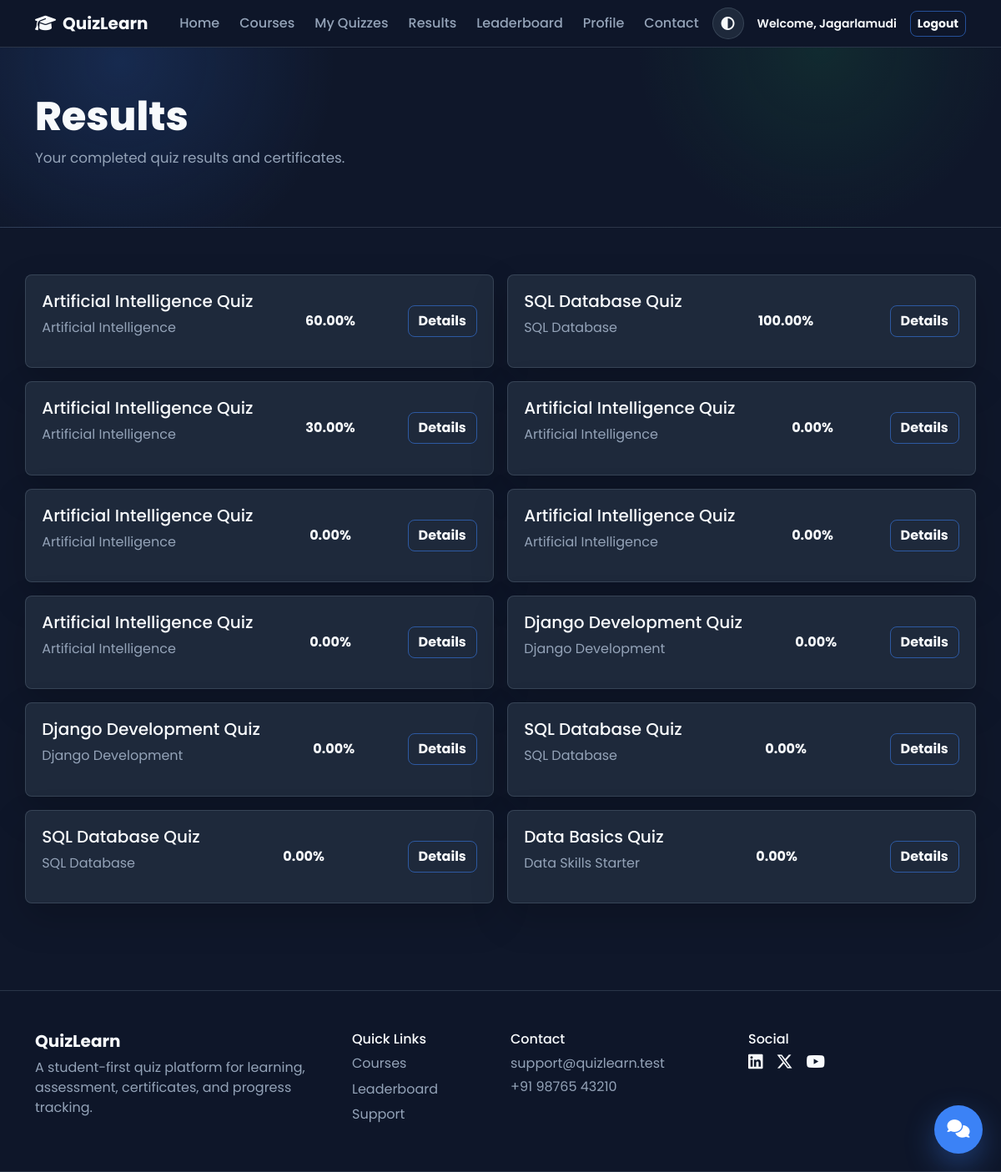
Screenshot of /results/ (signed in) with the database file from the repository.
### quiz/models.py (models this page shows, shortened)
class QuizAttempt(models.Model):
    user = models.ForeignKey(User, on_delete=models.CASCADE, related_name="quiz_attempts")
    quiz = models.ForeignKey(Quiz, on_delete=models.CASCADE, related_name="attempts")
    started_at = models.DateTimeField(default=timezone.now)
    submitted_at = models.DateTimeField(null=True, blank=True)
    score = models.PositiveIntegerField(default=0)
    total_questions = models.PositiveIntegerField(default=0)
    correct_answers = models.PositiveIntegerField(default=0)
    wrong_answers = models.PositiveIntegerField(default=0)
    unanswered_questions = models.PositiveIntegerField(default=0)
    percentage = models.DecimalField(max_digits=5, decimal_places=2, default=0)
    time_taken = models.PositiveIntegerField(default=0, help_text="Stored in seconds after submission.")
    is_passed = models.BooleanField(default=False, db_index=True)
    ai_feedback = models.TextField(blank=True)
    class Meta:
        ordering = ["-started_at"]
        indexes = [models.Index(fields=["user", "-started_at"]), models.Index(fields=["quiz", "-percentage"])]

class Quiz(models.Model):
    course = models.ForeignKey(Course, on_delete=models.CASCADE, related_name="quizzes")
    title = models.CharField(max_length=180)
    slug = models.SlugField(max_length=200, unique=True)
    description = models.TextField(blank=True)
    duration_minutes = models.PositiveIntegerField(default=5, validators=[MinValueValidator(1)])
    pass_percentage = models.PositiveIntegerField(default=40, validators=[MinValueValidator(1), MaxValueValidator(100)])
    is_active = models.BooleanField(default=True, db_index=True)
    created_at = models.DateTimeField(auto_now_add=True)
    class Meta:
        ordering = ["course__title", "title"]
        indexes = [models.Index(fields=["course", "is_active"])]

class Course(models.Model):
    title = models.CharField(max_length=180, db_index=True)
    slug = models.SlugField(max_length=200, unique=True)
    description = models.TextField()
    thumbnail = models.URLField(blank=True)
    thumbnail_file = models.FileField(upload_to="courses/", blank=True)
    duration = models.CharField(max_length=80, blank=True)
    instructor_name = models.CharField(max_length=120)
    level = models.CharField(
        max_length=20,
        choices=[("beginner", "Beginner"), ("intermediate", "Intermediate"), ("advanced", "Advanced")],
        default="beginner",
    )
    is_published = models.BooleanField(default=True, db_index=True)
    created_at = models.DateTimeField(auto_now_add=True)
    class Meta:
        ordering = ["title"]

### quiz/views.py (the view)
# urls.py: path("results/", views.results, name="results"),
@login_required
def results(request):
    attempts = request.user.quiz_attempts.select_related("quiz__course").filter(submitted_at__isnull=False)
    return render(request, "quiz/results.html", {"attempts": attempts})

### quiz/context_processors.py (called while the page is built)
def support_settings(request):
    return {"TAWK_TO_PROPERTY_ID": settings.TAWK_TO_PROPERTY_ID}

### templates/quiz/results.html
{% extends "base.html" %}
{% block content %}
<section class="page-head"><div class="container"><h1>Results</h1><p>Your completed quiz results and certificates.</p></div></section>
<section class="container section"><div class="row g-3">{% for attempt in attempts %}<div class="col-md-6"><div class="result-card"><div><h5>{{ attempt.quiz.title }}</h5><p>{{ attempt.quiz.course.title }}</p></div><strong>{{ attempt.percentage }}%</strong><a class="btn btn-outline-primary" href="{% url 'result_detail' attempt.id %}">Details</a></div></div>{% empty %}<div class="empty-state">Completed quiz results will appear here.</div>{% endfor %}</div></section>
{% endblock %}

### templates/base.html (shortened to what this page needs)
{% load static %}
<!doctype html>
<html lang="en">
<head>
  <link href="https://cdn.jsdelivr.net/npm/bootstrap@5.3.3/dist/css/bootstrap.min.css" rel="stylesheet">
  <link href="https://cdnjs.cloudflare.com/ajax/libs/font-awesome/6.5.2/css/all.min.css" rel="stylesheet">
  <link href="{% static 'css/app.css' %}" rel="stylesheet">
</head>
<body>
  <nav class="navbar navbar-expand-lg sticky-top app-navbar">
    <div class="container">
      <a class="navbar-brand fw-bold" href="{% url 'home' %}"><i class="fa-solid fa-graduation-cap me-2"></i>QuizLearn</a>
      <div class="collapse navbar-collapse" id="mainNav">
        <ul class="navbar-nav ms-auto align-items-lg-center gap-lg-2">
          <li class="nav-item"><a class="nav-link" href="{% url 'home' %}">Home</a></li>
          <li class="nav-item"><a class="nav-link" href="{% url 'courses' %}">Courses</a></li>
          {% if user.is_authenticated %}
            <li class="nav-item"><a class="nav-link" href="{% url 'my_quizzes' %}">My Quizzes</a></li>
            <li class="nav-item"><a class="nav-link" href="{% url 'results' %}">Results</a></li>
            <li class="nav-item"><a class="nav-link" href="{% url 'leaderboard' %}">Leaderboard</a></li>
            <li class="nav-item"><a class="nav-link" href="{% url 'profile' %}">Profile</a></li>
            <li class="nav-item"><a class="nav-link" href="{% url 'contact' %}">Contact</a></li>
            <li class="nav-item"><button class="theme-toggle" id="themeToggle" data-save-url="{% url 'save_theme' %}" aria-label="Toggle theme"><i class="fa-solid fa-circle-half-stroke"></i></button></li>
            <li class="nav-item small welcome-text fw-semibold px-lg-2">Welcome, {{ user.first_name|default:user.username }}</li>
            <li class="nav-item"><a class="btn btn-outline-primary btn-sm" href="{% url 'logout' %}">Logout</a></li>
          {% endif %}
        </ul>
      </div>
    </div>
  </nav>
  <main>{% block content %}{% endblock %}</main>
  <footer class="footer-band mt-5">
    <div class="container py-5">
      <div class="row g-4">
        <div class="col-md-4">
          <h5 class="fw-bold">QuizLearn</h5>
          <p>A student-first quiz platform for learning, assessment, certificates, and progress tracking.</p>
        </div>
        <div class="col-md-2"><h6>Quick Links</h6><a href="{% url 'courses' %}">Courses</a><a href="{% url 'leaderboard' %}">Leaderboard</a><a href="{% url 'contact' %}">Support</a></div>
        <div class="col-md-3"><h6>Contact</h6><p class="text-muted mb-1">support@quizlearn.test</p><p class="text-muted mb-0">+91 98765 43210</p></div>
        <div class="col-md-3"><h6>Social</h6><div class="d-flex gap-3 fs-5"><i class="fa-brands fa-linkedin"></i><i class="fa-brands fa-x-twitter"></i><i class="fa-brands fa-youtube"></i></div></div>
      </div>
    </div>
  </footer>
  <button class="ai-launcher" id="aiLauncher" aria-label="Open AI assistant"><i class="fa-solid fa-comments"></i></button>
</body>
</html>

### static/css/app.css (style rules this page uses)
:root { --bg: #0f172a; --card: #1e293b; --card-2: #243449; --primary: #3b82f6; --success: #22c55e; --danger: #ef4444; --warning: #facc15; --text: #f8fafc; --muted: #94a3b8; --line: rgba(148, 163, 184, .22); }
* { letter-spacing: 0; transition-property: background-color, border-color, color, box-shadow; transition-duration: .22s; transition-timing-function: ease; }
html { color-scheme: dark; }
body { font-family: "Poppins", sans-serif; color: var(--text); background: var(--bg); transition: background-color .28s ease, color .28s ease; }
a { color: var(--text); text-decoration: none; }
p, .text-muted, .form-text { color: var(--muted) !important; }
.app-navbar, .footer-band { background: color-mix(in srgb, var(--bg) 92%, transparent); border-bottom: 1px solid var(--line); backdrop-filter: blur(18px); }
.navbar-brand, .welcome-text { color: var(--text) !important; }
.nav-link { color: var(--muted); font-weight: 500; }
.theme-toggle { width: 38px; height: 38px; display: inline-grid; place-items: center; border-radius: 50%; border: 1px solid var(--line); background: var(--card); color: var(--text); transition: .2s ease; }
.btn { border-radius: 8px; font-weight: 700; transition: .18s ease; }
.btn-outline-primary { color: var(--text); border-color: rgba(59,130,246,.55); }
.hero, .page-head, .course-hero, .auth-shell, .quiz-shell { background: radial-gradient(circle at 12% 8%, rgba(59,130,246,.18), transparent 24%), radial-gradient(circle at 82% 0%, rgba(34,197,94,.11), transparent 22%), var(--bg); }
.hero p, .page-head p, .section-title p { color: var(--muted); font-size: 1.05rem; }
.section { padding: 56px 0; }
.section-title h2, .page-head h1 { font-weight: 800; }
.feature-card, .course-card, .quiz-card, .panel, .metric, .testimonial, .result-card, .support-card, .auth-card, .support-chat, .quiz-side, .question-card { background: var(--card); border: 1px solid var(--line); border-radius: 8px; box-shadow: 0 18px 45px rgba(0,0,0,.18); }
.footer-band { margin-top: 0; border-top: 1px solid var(--line); }
.footer-band a { display: block; color: var(--muted); margin: .4rem 0; }
.page-head, .course-hero { padding: 54px 0; border-bottom: 1px solid var(--line); }
.course-hero h1, .page-head h1 { font-size: clamp(2rem, 4vw, 3.5rem); }
.result-card { display: flex; justify-content: space-between; align-items: center; gap: 1rem; padding: 1.2rem; }
.ai-launcher { position: fixed; right: 22px; bottom: 22px; z-index: 1050; width: 58px; height: 58px; border: 0; border-radius: 50%; background: var(--primary); color: #fff; font-size: 1.35rem; box-shadow: 0 14px 35px rgba(59,130,246,.35); }

### rows the page displays
QuizAttempt: quiz "Artificial Intelligence Quiz", quiz.course "Artificial Intelligence", percentage "60.00"
QuizAttempt: quiz "SQL Database Quiz", quiz.course "SQL Database", percentage "100.00"
QuizAttempt: quiz "Artificial Intelligence Quiz", quiz.course "Artificial Intelligence", percentage "30.00"
QuizAttempt: quiz "Artificial Intelligence Quiz", quiz.course "Artificial Intelligence", percentage "0.00"
QuizAttempt: quiz "Artificial Intelligence Quiz", quiz.course "Artificial Intelligence", percentage "0.00"
QuizAttempt: quiz "Artificial Intelligence Quiz", quiz.course "Artificial Intelligence", percentage "0.00"
QuizAttempt: quiz "Artificial Intelligence Quiz", quiz.course "Artificial Intelligence", percentage "0.00"
QuizAttempt: quiz "Django Development Quiz", quiz.course "Django Development", percentage "0.00"
QuizAttempt: quiz "Django Development Quiz", quiz.course "Django Development", percentage "0.00"
QuizAttempt: quiz "SQL Database Quiz", quiz.course "SQL Database", percentage "0.00"
QuizAttempt: quiz "SQL Database Quiz", quiz.course "SQL Database", percentage "0.00"
QuizAttempt: quiz "Data Basics Quiz", quiz.course "Data Skills Starter", percentage "0.00"

### other values shown
{{ user.first_name|default:user.username }} "Jagarlamudi"
